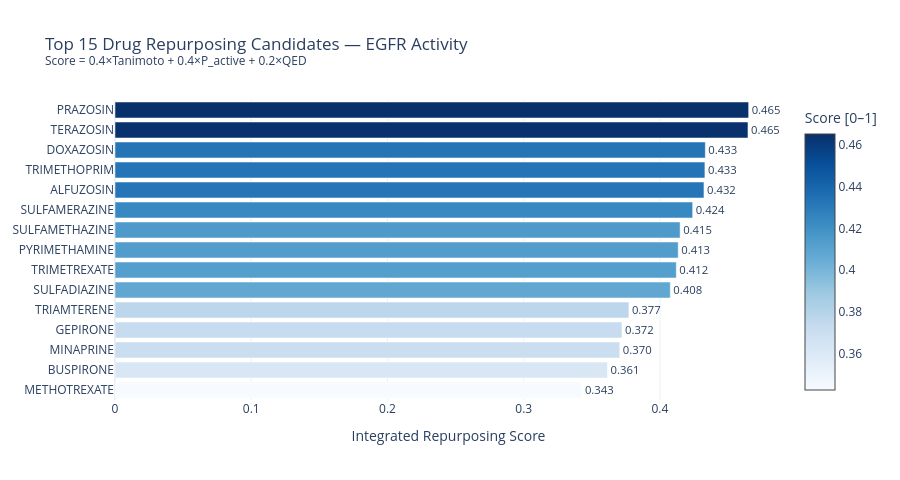

Notebook source saved alongside this figure:
### Markdown cell above
## 6. Integrated Repurposing Score & Top Candidates

### Code cell
# Weighted combination of three orthogonal signals
# Weight rationale: ML signal and similarity weighted equally (0.4 each),
# drug-likeness (QED) as a tiebreaker (0.2)
W_SIM   = 0.4  # Tanimoto chemical similarity
W_PROB  = 0.4  # ML activity prediction
W_QED   = 0.2  # Drug-likeness (ensures ADMET-favorable candidates)

df_drugs['Repurposing_Score'] = (
    W_SIM  * df_drugs['Tanimoto_MaxSim'] +
    W_PROB * df_drugs['P_EGFR_active'] +
    W_QED  * df_drugs['QED']
).round(4)

# Remove the known EGFR inhibitors from the results (they're in the reference set)
known_egfr = {s.upper() for s in EGFR_REFERENCE.keys()}
df_candidates = df_drugs[~df_drugs['Name'].str.upper().isin(known_egfr)].copy()
df_candidates = df_candidates.sort_values('Repurposing_Score', ascending=False)

# Save full candidate list
df_candidates.to_csv(DATA_DIR / 'repurposing_candidates.csv', index=False)

# Display top 10
cols = ['Name', 'Repurposing_Score', 'Tanimoto_MaxSim', 'P_EGFR_active',
        'QED', 'MW', 'Best_Match_Ref']
top10 = df_candidates.head(10)[cols]

print(f'Top 10 Drug Repurposing Candidates (EGFR activity):\n')
print(top10.to_string(index=False))
print(f'\n💾 Full list saved → data/repurposing_candidates.csv')

# ── Visualize top 15 ──────────────────────────────────────────────────────────
top15 = df_candidates.head(15)
fig = go.Figure()

fig.add_trace(go.Bar(
    y=top15['Name'], x=top15['Repurposing_Score'],
    orientation='h',
    marker=dict(
        color=top15['Repurposing_Score'],
        colorscale='Blues', showscale=True,
        colorbar=dict(title='Score [0–1]'),
    ),
    text=[f'{v:.3f}' for v in top15['Repurposing_Score']],
    textposition='outside',
    hovertemplate=(
        '<b>%{y}</b><br>Score = %{x:.3f}<br>'
        '<extra></extra>'
    ),
))

fig.update_layout(
    title='Top 15 Drug Repurposing Candidates — EGFR Activity<br>'
          f'<sup>Score = {W_SIM}×Tanimoto + {W_PROB}×P_active + {W_QED}×QED</sup>',
    xaxis_title='Integrated Repurposing Score',
    template='plotly_white',
    height=480,
    yaxis=dict(autorange='reversed'),
)
fig.write_html(str(DATA_DIR / 'repurposing_top15.html'))
fig.show()
print(f'💾 Saved → data/repurposing_top15.html')

### Figure 1 — Plotly figure (JSON) as saved in the notebook; plotly's stock layout.template omitted (floating-point values rounded to 4 significant figures)
{"data": [{"hovertemplate": "<b>%{y}</b><br>Score = %{x:.3f}<br><extra></extra>", "marker": {"color": [0.4651, 0.4646, 0.4333, 0.433, 0.4323, 0.424, 0.4148, 0.4134, 0.412, 0.4076, 0.3772, 0.3721, 0.3705, 0.3615, 0.3427], "colorbar": {"title": {"text": "Score [0–1]"}}, "colorscale": [[0, "rgb(247,251,255)"], [0.125, "rgb(222,235,247)"], [0.25, "rgb(198,219,239)"], [0.375, "rgb(158,202,225)"], [0.5, "rgb(107,174,214)"], [0.625, "rgb(66,146,198)"], [0.75, "rgb(33,113,181)"], [0.875, "rgb(8,81,156)"], [1, "rgb(8,48,107)"]], "showscale": true}, "orientation": "h", "text": ["0.465", "0.465", "0.433", "0.433", "0.432", "0.424", "0.415", "0.413", "0.412", "0.408", "0.377", "0.372", "0.370", "0.361", "0.343"], "textposition": "outside", "type": "bar", "x": [0.4651, 0.4646, 0.4333, 0.433, 0.4323, 0.424, 0.4148, 0.4134, 0.412, 0.4076, 0.3772, 0.3721, 0.3705, 0.3615, 0.3427], "y": ["PRAZOSIN", "TERAZOSIN", "DOXAZOSIN", "TRIMETHOPRIM", "ALFUZOSIN", "SULFAMERAZINE", "SULFAMETHAZINE", "PYRIMETHAMINE", "TRIMETREXATE", "SULFADIAZINE", "TRIAMTERENE", "GEPIRONE", "MINAPRINE", "BUSPIRONE", "METHOTREXATE"]}], "layout": {"height": 480, "title": {"text": "Top 15 Drug Repurposing Candidates — EGFR Activity<br><sup>Score = 0.4×Tanimoto + 0.4×P_active + 0.2×QED</sup>"}, "xaxis": {"title": {"text": "Integrated Repurposing Score"}}, "yaxis": {"autorange": "reversed"}}}
